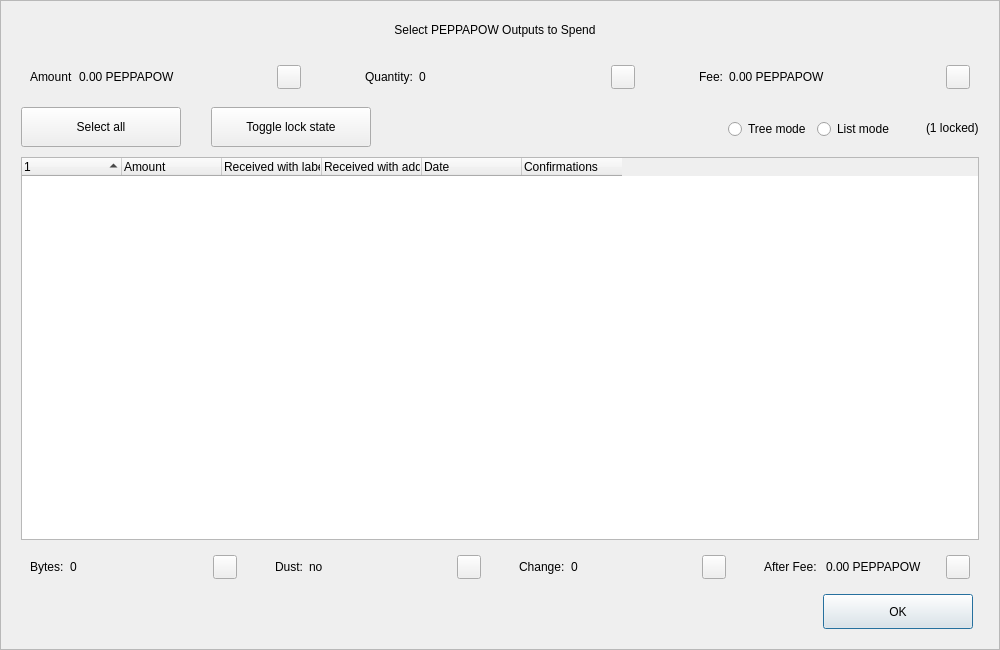
<?xml version="1.0" encoding="UTF-8"?>
<ui version="4.0">
 <class>CoinControlDialog</class>
 <widget class="QDialog" name="CoinControlDialog">
  <property name="geometry">
   <rect>
    <x>0</x>
    <y>0</y>
    <width>1000</width>
    <height>650</height>
   </rect>
  </property>
  <property name="minimumSize">
   <size>
    <width>950</width>
    <height>650</height>
   </size>
  </property>
  <property name="windowTitle">
   <string>Coin Selection</string>
  </property>
  <property name="styleSheet">
   <string notr="true"/>
  </property>
  <layout class="QVBoxLayout" name="verticalLayout">
   <property name="spacing">
    <number>0</number>
   </property>
   <property name="leftMargin">
    <number>0</number>
   </property>
   <property name="topMargin">
    <number>0</number>
   </property>
   <property name="rightMargin">
    <number>0</number>
   </property>
   <property name="bottomMargin">
    <number>0</number>
   </property>
   <item>
    <widget class="QFrame" name="frameContainer">
     <property name="toolTipDuration">
      <number>0</number>
     </property>
     <property name="frameShape">
      <enum>QFrame::StyledPanel</enum>
     </property>
     <property name="frameShadow">
      <enum>QFrame::Raised</enum>
     </property>
     <layout class="QVBoxLayout" name="verticalLayout_2">
      <property name="leftMargin">
       <number>0</number>
      </property>
      <property name="rightMargin">
       <number>0</number>
      </property>
      <property name="bottomMargin">
       <number>20</number>
      </property>
      <item>
       <layout class="QHBoxLayout" name="horizontalLayout_12">
        <property name="spacing">
         <number>0</number>
        </property>
        <property name="leftMargin">
         <number>20</number>
        </property>
        <property name="rightMargin">
         <number>30</number>
        </property>
        <item>
         <spacer name="horizontalSpacer_4">
          <property name="orientation">
           <enum>Qt::Horizontal</enum>
          </property>
          <property name="sizeHint" stdset="0">
           <size>
            <width>40</width>
            <height>20</height>
           </size>
          </property>
         </spacer>
        </item>
        <item>
         <widget class="QLabel" name="labelTitle">
          <property name="minimumSize">
           <size>
            <width>0</width>
            <height>40</height>
           </size>
          </property>
          <property name="maximumSize">
           <size>
            <width>16777215</width>
            <height>40</height>
           </size>
          </property>
          <property name="text">
           <string>Select PEPPAPOW Outputs to Spend</string>
          </property>
          <property name="alignment">
           <set>Qt::AlignCenter</set>
          </property>
          <property name="margin">
           <number>7</number>
          </property>
         </widget>
        </item>
        <item>
         <spacer name="horizontalSpacer_5">
          <property name="orientation">
           <enum>Qt::Horizontal</enum>
          </property>
          <property name="sizeHint" stdset="0">
           <size>
            <width>40</width>
            <height>20</height>
           </size>
          </property>
         </spacer>
        </item>
       </layout>
      </item>
      <item>
       <layout class="QHBoxLayout" name="horizontalLayout_8">
        <property name="leftMargin">
         <number>20</number>
        </property>
        <property name="rightMargin">
         <number>20</number>
        </property>
        <item>
         <widget class="QWidget" name="layoutAmount" native="true">
          <layout class="QHBoxLayout" name="horizontalLayout_9" stretch="0,1,0">
           <item>
            <widget class="QLabel" name="labelCoinControlAmountText">
             <property name="text">
              <string>Amount</string>
             </property>
            </widget>
           </item>
           <item>
            <widget class="QLabel" name="labelCoinControlAmount">
             <property name="text">
              <string>0.00 PEPPAPOW</string>
             </property>
            </widget>
           </item>
           <item alignment="Qt::AlignHCenter|Qt::AlignVCenter">
            <widget class="QPushButton" name="pushButtonAmount">
             <property name="minimumSize">
              <size>
               <width>0</width>
               <height>24</height>
              </size>
             </property>
             <property name="maximumSize">
              <size>
               <width>24</width>
               <height>26</height>
              </size>
             </property>
             <property name="focusPolicy">
              <enum>Qt::NoFocus</enum>
             </property>
             <property name="styleSheet">
              <string notr="true">padding-bottom:2px;
padding-right:4px;</string>
             </property>
             <property name="text">
              <string/>
             </property>
            </widget>
           </item>
          </layout>
         </widget>
        </item>
        <item>
         <spacer name="horizontalSpacer_2">
          <property name="orientation">
           <enum>Qt::Horizontal</enum>
          </property>
          <property name="sizeType">
           <enum>QSizePolicy::Fixed</enum>
          </property>
          <property name="sizeHint" stdset="0">
           <size>
            <width>40</width>
            <height>20</height>
           </size>
          </property>
         </spacer>
        </item>
        <item>
         <widget class="QWidget" name="layoutQuantity" native="true">
          <layout class="QHBoxLayout" name="horizontalLayout_10" stretch="0,1,0">
           <item>
            <widget class="QLabel" name="labelCoinControlQuantityText">
             <property name="text">
              <string>Quantity:</string>
             </property>
            </widget>
           </item>
           <item>
            <widget class="QLabel" name="labelCoinControlQuantity">
             <property name="text">
              <string>0</string>
             </property>
            </widget>
           </item>
           <item alignment="Qt::AlignHCenter|Qt::AlignVCenter">
            <widget class="QPushButton" name="pushButtonQuantity">
             <property name="minimumSize">
              <size>
               <width>0</width>
               <height>24</height>
              </size>
             </property>
             <property name="maximumSize">
              <size>
               <width>24</width>
               <height>26</height>
              </size>
             </property>
             <property name="focusPolicy">
              <enum>Qt::NoFocus</enum>
             </property>
             <property name="styleSheet">
              <string notr="true">padding-bottom:2px;
               padding-right:4px;</string>
             </property>
             <property name="text">
              <string/>
             </property>
            </widget>
           </item>
          </layout>
         </widget>
        </item>
        <item>
         <spacer name="horizontalSpacer_22">
          <property name="orientation">
           <enum>Qt::Horizontal</enum>
          </property>
          <property name="sizeType">
           <enum>QSizePolicy::Fixed</enum>
          </property>
          <property name="sizeHint" stdset="0">
           <size>
            <width>40</width>
            <height>20</height>
           </size>
          </property>
         </spacer>
        </item>
        <item>
         <widget class="QWidget" name="layoutFee" native="true">
          <layout class="QHBoxLayout" name="horizontalLayout_11" stretch="0,1,0">
           <item>
            <widget class="QLabel" name="labelCoinControlFeeText">
             <property name="text">
              <string>Fee:</string>
             </property>
            </widget>
           </item>
           <item>
            <widget class="QLabel" name="labelCoinControlFee">
             <property name="text">
              <string>0.00 PEPPAPOW</string>
             </property>
            </widget>
           </item>
           <item alignment="Qt::AlignHCenter|Qt::AlignVCenter">
            <widget class="QPushButton" name="pushButtonFee">
             <property name="minimumSize">
              <size>
               <width>0</width>
               <height>24</height>
              </size>
             </property>
             <property name="maximumSize">
              <size>
               <width>24</width>
               <height>26</height>
              </size>
             </property>
             <property name="focusPolicy">
              <enum>Qt::NoFocus</enum>
             </property>
             <property name="styleSheet">
              <string notr="true">padding-bottom:2px;
               padding-right:4px;</string>
             </property>
             <property name="text">
              <string/>
             </property>
            </widget>
           </item>
          </layout>
         </widget>
        </item>
       </layout>
      </item>
      <item>
       <widget class="QFrame" name="frame">
        <property name="minimumSize">
         <size>
          <width>0</width>
          <height>40</height>
         </size>
        </property>
        <property name="styleSheet">
         <string notr="true">#frame {
	border:0;
}</string>
        </property>
        <property name="frameShape">
         <enum>QFrame::StyledPanel</enum>
        </property>
        <property name="frameShadow">
         <enum>QFrame::Sunken</enum>
        </property>
        <layout class="QHBoxLayout" name="horizontalLayout">
         <property name="spacing">
          <number>0</number>
         </property>
         <property name="leftMargin">
          <number>20</number>
         </property>
         <property name="topMargin">
          <number>0</number>
         </property>
         <property name="rightMargin">
          <number>20</number>
         </property>
         <property name="bottomMargin">
          <number>0</number>
         </property>
         <item>
          <layout class="QHBoxLayout" name="horizontalLayoutPanel" stretch="0,0,0,0,0,0">
           <property name="spacing">
            <number>20</number>
           </property>
           <item>
            <widget class="QPushButton" name="pushButtonSelectAll">
             <property name="sizePolicy">
              <sizepolicy hsizetype="Maximum" vsizetype="Fixed">
               <horstretch>0</horstretch>
               <verstretch>0</verstretch>
              </sizepolicy>
             </property>
             <property name="minimumSize">
              <size>
               <width>160</width>
               <height>40</height>
              </size>
             </property>
             <property name="maximumSize">
              <size>
               <width>16777215</width>
               <height>40</height>
              </size>
             </property>
             <property name="text">
              <string>Select all</string>
             </property>
             <property name="checkable">
              <bool>true</bool>
             </property>
             <property name="checked">
              <bool>false</bool>
             </property>
             <property name="autoExclusive">
              <bool>false</bool>
             </property>
             <property name="autoDefault">
              <bool>false</bool>
             </property>
            </widget>
           </item>
           <item>
            <spacer name="horizontalSpacer_6">
             <property name="orientation">
              <enum>Qt::Horizontal</enum>
             </property>
             <property name="sizeType">
              <enum>QSizePolicy::Fixed</enum>
             </property>
             <property name="sizeHint" stdset="0">
              <size>
               <width>10</width>
               <height>20</height>
              </size>
             </property>
            </spacer>
           </item>
           <item>
            <widget class="QPushButton" name="pushButtonToggleLock">
             <property name="sizePolicy">
              <sizepolicy hsizetype="Maximum" vsizetype="Fixed">
               <horstretch>0</horstretch>
               <verstretch>0</verstretch>
              </sizepolicy>
             </property>
             <property name="minimumSize">
              <size>
               <width>160</width>
               <height>40</height>
              </size>
             </property>
             <property name="maximumSize">
              <size>
               <width>16777215</width>
               <height>40</height>
              </size>
             </property>
             <property name="text">
              <string>Toggle lock state</string>
             </property>
             <property name="checkable">
              <bool>true</bool>
             </property>
             <property name="autoExclusive">
              <bool>false</bool>
             </property>
             <property name="autoDefault">
              <bool>false</bool>
             </property>
            </widget>
           </item>
           <item>
            <spacer name="horizontalSpacer_7">
             <property name="orientation">
              <enum>Qt::Horizontal</enum>
             </property>
             <property name="sizeType">
              <enum>QSizePolicy::Expanding</enum>
             </property>
             <property name="sizeHint" stdset="0">
              <size>
               <width>30</width>
               <height>20</height>
              </size>
             </property>
            </spacer>
           </item>
           <item alignment="Qt::AlignRight">
            <widget class="QGroupBox" name="groupBox_2">
             <property name="styleSheet">
              <string notr="true">#groupBox_2 {
    background-color:transparent;
    border-radius:0;
}</string>
             </property>
             <property name="title">
              <string/>
             </property>
             <layout class="QHBoxLayout" name="horizontalLayout_14">
              <item>
               <widget class="QRadioButton" name="radioTreeMode">
                <property name="sizePolicy">
                 <sizepolicy hsizetype="Maximum" vsizetype="Fixed">
                  <horstretch>0</horstretch>
                  <verstretch>0</verstretch>
                 </sizepolicy>
                </property>
                <property name="text">
                 <string>Tree mode</string>
                </property>
               </widget>
              </item>
              <item>
               <widget class="QRadioButton" name="radioListMode">
                <property name="sizePolicy">
                 <sizepolicy hsizetype="Maximum" vsizetype="Fixed">
                  <horstretch>0</horstretch>
                  <verstretch>0</verstretch>
                 </sizepolicy>
                </property>
                <property name="text">
                 <string>List mode</string>
                </property>
                <property name="checked">
                 <bool>false</bool>
                </property>
               </widget>
              </item>
             </layout>
            </widget>
           </item>
           <item>
            <widget class="QLabel" name="labelLocked">
             <property name="text">
              <string>(1 locked)</string>
             </property>
            </widget>
           </item>
          </layout>
         </item>
        </layout>
       </widget>
      </item>
      <item>
       <layout class="QHBoxLayout" name="horizontalLayout_13">
        <property name="leftMargin">
         <number>20</number>
        </property>
        <property name="rightMargin">
         <number>20</number>
        </property>
        <item>
         <widget class="CoinControlTreeWidget" name="treeWidget">
          <property name="contextMenuPolicy">
           <enum>Qt::CustomContextMenu</enum>
          </property>
          <property name="styleSheet">
           <string notr="true"/>
          </property>
          <property name="sortingEnabled">
           <bool>false</bool>
          </property>
          <property name="columnCount">
           <number>6</number>
          </property>
          <attribute name="headerShowSortIndicator" stdset="0">
           <bool>true</bool>
          </attribute>
          <attribute name="headerStretchLastSection">
           <bool>false</bool>
          </attribute>
          <column>
           <property name="text">
            <string/>
           </property>
          </column>
          <column>
           <property name="text">
            <string>Amount</string>
           </property>
          </column>
          <column>
           <property name="text">
            <string>Received with label</string>
           </property>
          </column>
          <column>
           <property name="text">
            <string>Received with address</string>
           </property>
          </column>
          <column>
           <property name="text">
            <string>Date</string>
           </property>
          </column>
          <column>
           <property name="text">
            <string>Confirmations</string>
           </property>
           <property name="toolTip">
            <string>Confirmed</string>
           </property>
          </column>
         </widget>
        </item>
       </layout>
      </item>
      <item>
       <layout class="QHBoxLayout" name="horizontalLayout_3">
        <property name="spacing">
         <number>20</number>
        </property>
        <property name="leftMargin">
         <number>20</number>
        </property>
        <property name="rightMargin">
         <number>20</number>
        </property>
        <item>
         <widget class="QWidget" name="layoutBytes" native="true">
          <layout class="QHBoxLayout" name="horizontalLayout_4" stretch="0,1,0">
           <item>
            <widget class="QLabel" name="labelCoinControlBytesText">
             <property name="text">
              <string>Bytes:</string>
             </property>
            </widget>
           </item>
           <item>
            <widget class="QLabel" name="labelCoinControlBytes">
             <property name="text">
              <string>0</string>
             </property>
            </widget>
           </item>
           <item alignment="Qt::AlignHCenter|Qt::AlignVCenter">
            <widget class="QPushButton" name="pushButtonBytes">
             <property name="minimumSize">
              <size>
               <width>0</width>
               <height>24</height>
              </size>
             </property>
             <property name="maximumSize">
              <size>
               <width>24</width>
               <height>26</height>
              </size>
             </property>
             <property name="focusPolicy">
              <enum>Qt::NoFocus</enum>
             </property>
             <property name="styleSheet">
              <string notr="true">padding-bottom:2px;
               padding-right:4px;</string>
             </property>
             <property name="text">
              <string/>
             </property>
            </widget>
           </item>
          </layout>
         </widget>
        </item>
        <item>
         <widget class="QWidget" name="layoutDust" native="true">
          <layout class="QHBoxLayout" name="horizontalLayout_5" stretch="0,1,0">
           <item>
            <widget class="QLabel" name="labelCoinControlLowOutputText">
             <property name="text">
              <string>Dust:</string>
             </property>
            </widget>
           </item>
           <item>
            <widget class="QLabel" name="labelCoinControlLowOutput">
             <property name="text">
              <string>no</string>
             </property>
            </widget>
           </item>
           <item alignment="Qt::AlignHCenter|Qt::AlignVCenter">
            <widget class="QPushButton" name="pushButtonDust">
             <property name="minimumSize">
              <size>
               <width>0</width>
               <height>24</height>
              </size>
             </property>
             <property name="maximumSize">
              <size>
               <width>24</width>
               <height>26</height>
              </size>
             </property>
             <property name="focusPolicy">
              <enum>Qt::NoFocus</enum>
             </property>
             <property name="styleSheet">
              <string notr="true">padding-bottom:2px;
               padding-right:4px;</string>
             </property>
             <property name="text">
              <string/>
             </property>
            </widget>
           </item>
          </layout>
         </widget>
        </item>
        <item>
         <widget class="QWidget" name="layoutChange" native="true">
          <layout class="QHBoxLayout" name="horizontalLayout_6" stretch="0,1,0">
           <item>
            <widget class="QLabel" name="labelCoinControlChangeText">
             <property name="text">
              <string>Change:</string>
             </property>
            </widget>
           </item>
           <item>
            <widget class="QLabel" name="labelCoinControlChange">
             <property name="text">
              <string>0</string>
             </property>
            </widget>
           </item>
           <item alignment="Qt::AlignHCenter|Qt::AlignVCenter">
            <widget class="QPushButton" name="pushButtonChange">
             <property name="minimumSize">
              <size>
               <width>0</width>
               <height>24</height>
              </size>
             </property>
             <property name="maximumSize">
              <size>
               <width>24</width>
               <height>26</height>
              </size>
             </property>
             <property name="focusPolicy">
              <enum>Qt::NoFocus</enum>
             </property>
             <property name="styleSheet">
              <string notr="true">padding-bottom:2px;
               padding-right:4px;</string>
             </property>
             <property name="text">
              <string/>
             </property>
            </widget>
           </item>
          </layout>
         </widget>
        </item>
        <item>
         <widget class="QWidget" name="layoutAfter" native="true">
          <layout class="QHBoxLayout" name="horizontalLayout_7" stretch="0,1,0">
           <item>
            <widget class="QLabel" name="labelCoinControlAfterFeeText">
             <property name="text">
              <string>After Fee: </string>
             </property>
            </widget>
           </item>
           <item>
            <widget class="QLabel" name="labelCoinControlAfterFee">
             <property name="text">
              <string>0.00 PEPPAPOW</string>
             </property>
            </widget>
           </item>
           <item alignment="Qt::AlignHCenter|Qt::AlignVCenter">
            <widget class="QPushButton" name="pushButtonAlterFee">
             <property name="minimumSize">
              <size>
               <width>0</width>
               <height>24</height>
              </size>
             </property>
             <property name="maximumSize">
              <size>
               <width>24</width>
               <height>26</height>
              </size>
             </property>
             <property name="focusPolicy">
              <enum>Qt::NoFocus</enum>
             </property>
             <property name="styleSheet">
              <string notr="true">padding-bottom:2px;
               padding-right:4px;</string>
             </property>
             <property name="text">
              <string/>
             </property>
            </widget>
           </item>
          </layout>
         </widget>
        </item>
       </layout>
      </item>
      <item>
       <layout class="QHBoxLayout" name="horizontalLayout_2">
        <property name="spacing">
         <number>0</number>
        </property>
        <property name="leftMargin">
         <number>20</number>
        </property>
        <property name="rightMargin">
         <number>26</number>
        </property>
        <item>
         <spacer name="horizontalSpacer_3">
          <property name="orientation">
           <enum>Qt::Horizontal</enum>
          </property>
          <property name="sizeHint" stdset="0">
           <size>
            <width>558</width>
            <height>20</height>
           </size>
          </property>
         </spacer>
        </item>
        <item>
         <widget class="QPushButton" name="pushButtonOk">
          <property name="minimumSize">
           <size>
            <width>150</width>
            <height>35</height>
           </size>
          </property>
          <property name="text">
           <string>OK</string>
          </property>
         </widget>
        </item>
       </layout>
      </item>
     </layout>
    </widget>
   </item>
  </layout>
 </widget>
 <customwidgets>
  <customwidget>
   <class>CoinControlTreeWidget</class>
   <extends>QTreeWidget</extends>
   <header>coincontroltreewidget.h</header>
  </customwidget>
 </customwidgets>
 <resources/>
 <connections/>
</ui>
